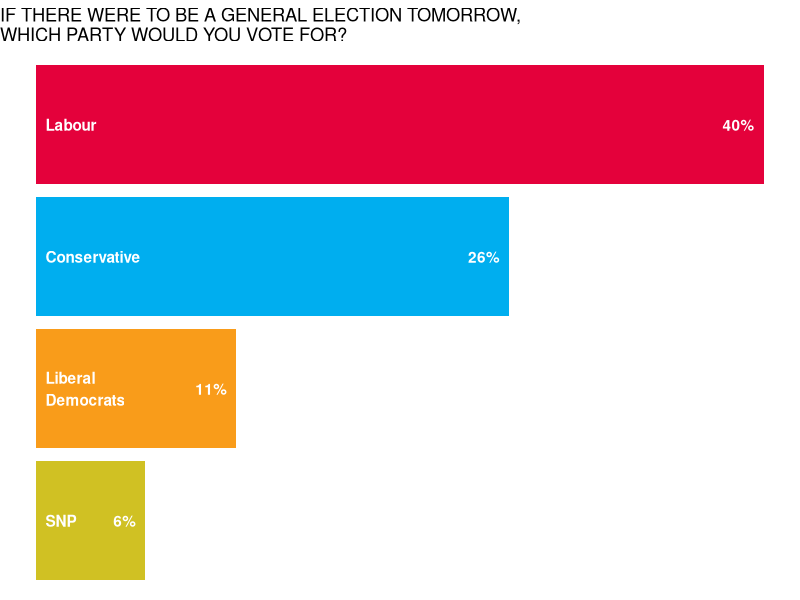
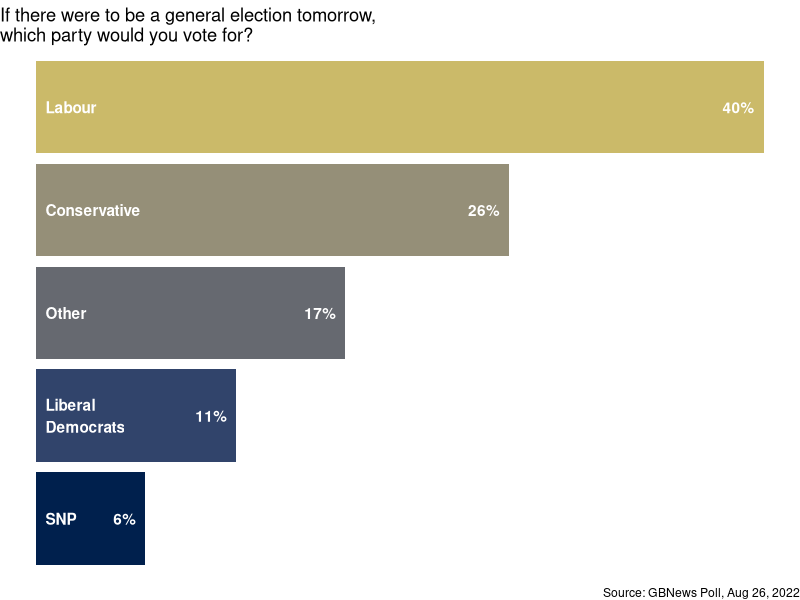

Here is the R script that generated these plots, in order:
## ---- chunk 1
#| label: load-pkg
#| message: false

library(tidyverse)
## ---- chunk 2
    #| label: gbpoll-data

    gbpoll <- read_csv("data/gbpoll.csv")
    nrow(gbpoll)
## ---- chunk 3
    #| label: gbpoll-props

    gbpoll |>
      count(party) |>
      mutate(prop = n / sum(n))
## ---- chunk 4
    #| label: gbnews-plot-recreate

    gbpoll |>
      count(party) |>
      mutate(
        prop = round(n / sum(n), 2),
        prop_char = paste0(prop*100, "%")
        ) |>
      filter(party != "Other") |>
      mutate(party = fct_reorder(party, prop)) |>
      ggplot(
        aes(
          y = party, 
          x = prop, 
          fill = party
        )
      ) +
      geom_col(show.legend = FALSE) +
      scale_y_discrete(drop = TRUE) +
      theme_void() +
      geom_text(
        aes(label = str_wrap(party, 10)),
        x = 0.005,
        hjust = 0,
        color = "white",
        fontface = "bold"
        ) +
      geom_text(
        aes(label = prop_char),
        nudge_x = -0.005,
        hjust = 1,
        color = "white",
        fontface = "bold"
        ) +
      scale_fill_manual(values = c("#D0C123", "#F99C1A","#00AEEF", "#E4013B")) +
      labs(
        title = str_to_upper("If there were to be a general election tomorrow,\nwhich party would you vote for?")
      )
## ---- chunk 5
    #| label: gbnews-plot-imorove

    gbpoll |>
      count(party) |>
      mutate(
        prop = round(n / sum(n), 2),
        prop_char = paste0(prop*100, "%")
        ) |>
      mutate(party = fct_reorder(party, prop)) |>
      ggplot(
        aes(
          y = party, 
          x = prop, 
          fill = party
        )
      ) +
      geom_col(show.legend = FALSE) +
      scale_y_discrete(drop = TRUE) +
      theme_void() +
      geom_text(
        aes(label = str_wrap(party, 10)),
        x = 0.005,
        hjust = 0,
        color = "white",
        fontface = "bold"
        ) +
      geom_text(
        aes(label = prop_char),
        nudge_x = -0.005,
        hjust = 1,
        color = "white",
        fontface = "bold"
        ) +
      scale_fill_viridis_d(option = "E", end = 0.8) +
      labs(
        title = "If there were to be a general election tomorrow,\nwhich party would you vote for?",
        caption = "Source: GBNews Poll, Aug 26, 2022"
      )
